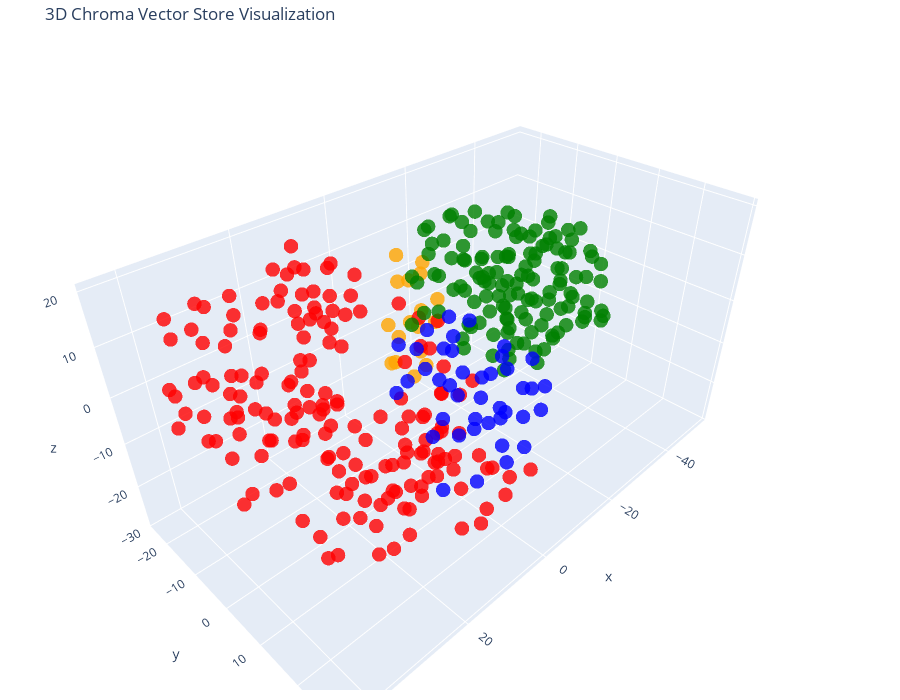

The notebook cell saved with this chart:
### Code cell
tsne = TSNE(n_components=3, random_state=42)
reduced_vectors = tsne.fit_transform(vectors)

# Create the 3D scatter plot
fig = go.Figure(data=[go.Scatter3d(
    x=reduced_vectors[:, 0],
    y=reduced_vectors[:, 1],
    z=reduced_vectors[:, 2],
    mode='markers',
    marker=dict(size=5, color=colors, opacity=0.8),
    text=[f"Type: {t}<br>Text: {d[:100]}..." for t, d in zip(doc_types, documents)],
    hoverinfo='text'
)])

fig.update_layout(
    title='3D Chroma Vector Store Visualization',
    scene=dict(xaxis_title='x', yaxis_title='y', zaxis_title='z'),
    width=900,
    height=700,
    margin=dict(r=10, b=10, l=10, t=40)
)

fig.show()

### Figure 1 — Plotly figure (JSON) as saved in the notebook; plotly's stock layout.template omitted (floating-point values rounded to 4 significant figures; data arrays with more than 128 entries replaced by an {"elided": "..."} marker saying what was removed)
{"data": [{"hoverinfo": "text", "marker": {"color": {"elided": "360 str values"}, "opacity": 0.8, "size": 5}, "mode": "markers", "text": {"elided": "360 str values"}, "type": "scatter3d", "x": {"elided": "360 float values"}, "y": {"elided": "360 float values"}, "z": {"elided": "360 float values"}}], "layout": {"height": 700, "margin": {"b": 10, "l": 10, "r": 10, "t": 40}, "scene": {"xaxis": {"title": {"text": "x"}}, "yaxis": {"title": {"text": "y"}}, "zaxis": {"title": {"text": "z"}}}, "title": {"text": "3D Chroma Vector Store Visualization"}, "width": 900}}
